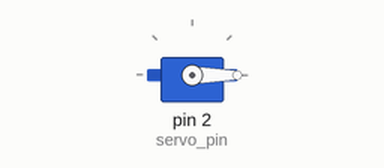
A sketch run on a simulated Arduino Uno, built with avr-gcc and run on an emulated ATmega328P. Parts: servo.

Above: at 0.05 s.
At 3.0 s:
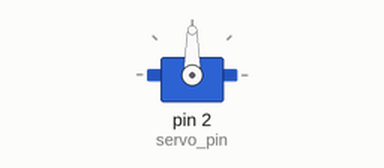
At 6.0 s:
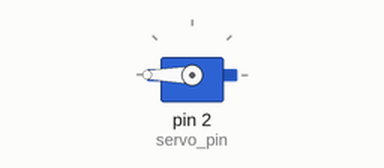
Timing chart, 0 to 7.8 s (numbered marks = the images above):
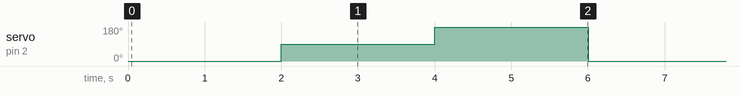

Measured:
- by itself, servo on pin 2 (servo_pin): repeats every 6.0 s: 180° 2.0 s, 0° 2.0 s, 90° 2.0 s

The sketch:

servomotor.ino
```cpp
#include <Servo.h>
Servo servo1;
int servo_pin = 2;
int pulso_min = 700;
int pulso_max = 2300;
int valor_pot;
int angulo;
void setup() {
  // put your setup code here, to run once:
  Serial.begin(9600); //Iniciamos la comunicacion serial
  servo1.attach(servo_pin, pulso_min,pulso_max);
}

void loop() {
  // put your main code here, to run repeatedly:
  servo1.write(0);
  delay(2000);
  servo1.write(90);
  delay(2000);
  servo1.write(180);
  delay(2000);
}
```
